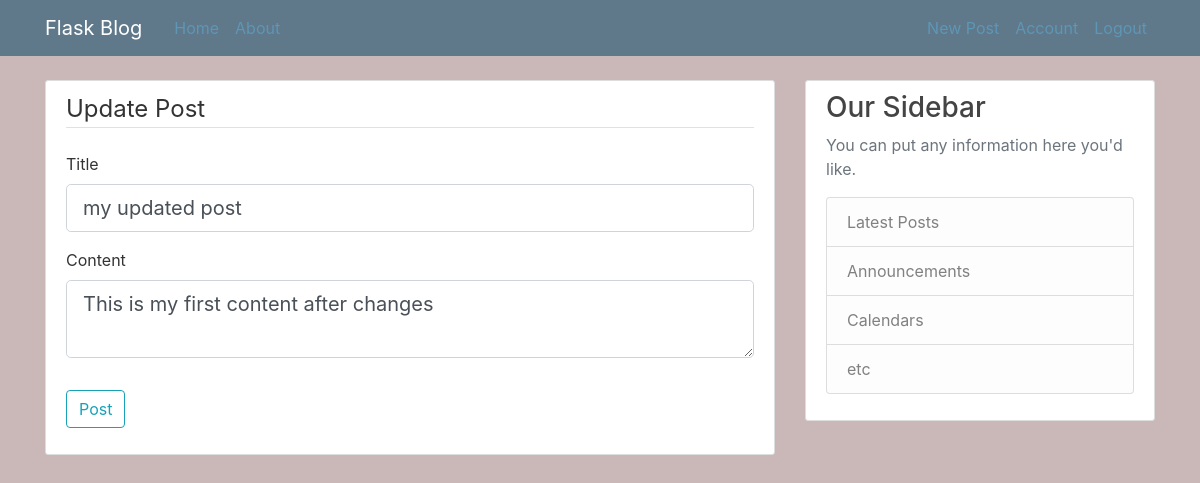
Screenshot of /post/1/update (signed in) with the database file from the repository.
### flaskblog/models.py (models this page shows, shortened)
class Posti(db.Model):
    id = db.Column(db.Integer, primary_key=True)
    title = db.Column(db.String(100), nullable=False)
    date_posted = db.Column(db.DateTime, nullable=False, default=datetime.utcnow)
    content = db.Column(db.Text, nullable=False)
    user_id = db.Column(db.Integer, db.ForeignKey('user.id'), nullable=False)

### flaskblog/routes.py (the view)
@app.route("/post/<int:post_id>/update", methods=['GET', 'POST'])
@login_required
def update_post(post_id):
    post = Posti.query.get_or_404(post_id)
    if post.author != current_user:
        abort(403)
    form = PostForm()
    if form.validate_on_submit():
        post.title = form.title.data
        post.content = form.content.data
        db.session.commit()
        flash('Your post has been updated!', 'success')
        return redirect(url_for('post', post_id=post.id))
    elif request.method == 'GET':
        form.title.data = post.title
        form.content.data = post.content
    return render_template('create_post.html', title='Update Post', form=form, legend='Update Post')

### flaskblog/forms.py
class PostForm(FlaskForm):
    title = StringField('Title',validators=[DataRequired()])
    content =  TextAreaField('Content', validators=[DataRequired()])
    submit = SubmitField('Post')

### flaskblog/models.py (called while the page is built)
@login_manager.user_loader
def load_user(user_id):
    return User.query.get(int(user_id))

### flaskblog/templates/create_post.html (shortened to what this page needs)
{% extends 'layout.html' %}
{% block content %}
<div class="content-section">
    <form method="POST" action="">
        <fieldset class="form-group">
            <legend class="border-bottom mb-4">{{ legend }}</legend>
            <div class="form-group">
                {{ form.title.label(class="form-control-label") }}
                {% if form.title.errors %}
                    {{ form.title(class="form-control form-control-lg is-invalid") }}
                    <div class="invalid-feedback">
                        {% for error in form.title.errors %}
                            <span>{{ error }}</span>
                        {% endfor %}
                    </div>
                {% else %}
                    {{ form.title(class="form-control form-control-lg") }}
                {% endif %}
            </div>
            <div class="form-group">
                {{ form.content.label(class="form-control-label") }}
                {% if form.content.errors %}
                    {{ form.content(class="form-control form-control-lg is-invalid") }}
                    <div class="invalid-feedback">
                        {% for error in form.content.errors %}
                            <span>{{ error }}</span>
                        {% endfor %}
                    </div>
                {% else %}
                    {{ form.content(class="form-control form-control-lg") }}
                {% endif %}
            </div>
        </fieldset>
        <div class="form-group">
            {{ form.submit(class="btn btn-outline-info") }}
        </div>
    </form>
</div>
{% endblock content %}

### flaskblog/static/main.css (style rules this page uses)
body { background: #cab7b7; color: #333333; margin-top: 5rem; }
.content-section { background: #ffffff; padding: 10px 20px; border: 1px solid #dddddd; border-radius: 3px; margin-bottom: 20px; }

### rows the page displays
Posti: title "my updated post", content "This is my first content after changes"

### other values shown
{{ legend }} "Update Post"
